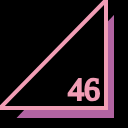
Frame 1 (no input)
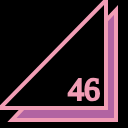
Frame 60 (no input)
Frame 120 (the mouse pressed at the canvas centre since frame 60): identical to frame 60, image omitted

The p5.js sketch that drew these frames (run headless with seeded random() and noise() and a simulated clock; from frame 60 on, the mouse is pressed at the canvas centre):

// p5.js sketch
// ── sketch.js
function setup() {
  createCanvas(128,128);
}

function draw() {
  background(0);
  strokeWeight(4);
  fill(178, 100, 162);
  triangle(12,120,116,120,116,10);
  stroke(241,157,181);
  fill(0);
  triangle(0,108,106,108,106,0);
  fill(241,157,181);
  strokeWeight(2);
  textSize(32);
  textFont("serif");
  text("46", 68, 100);
}
